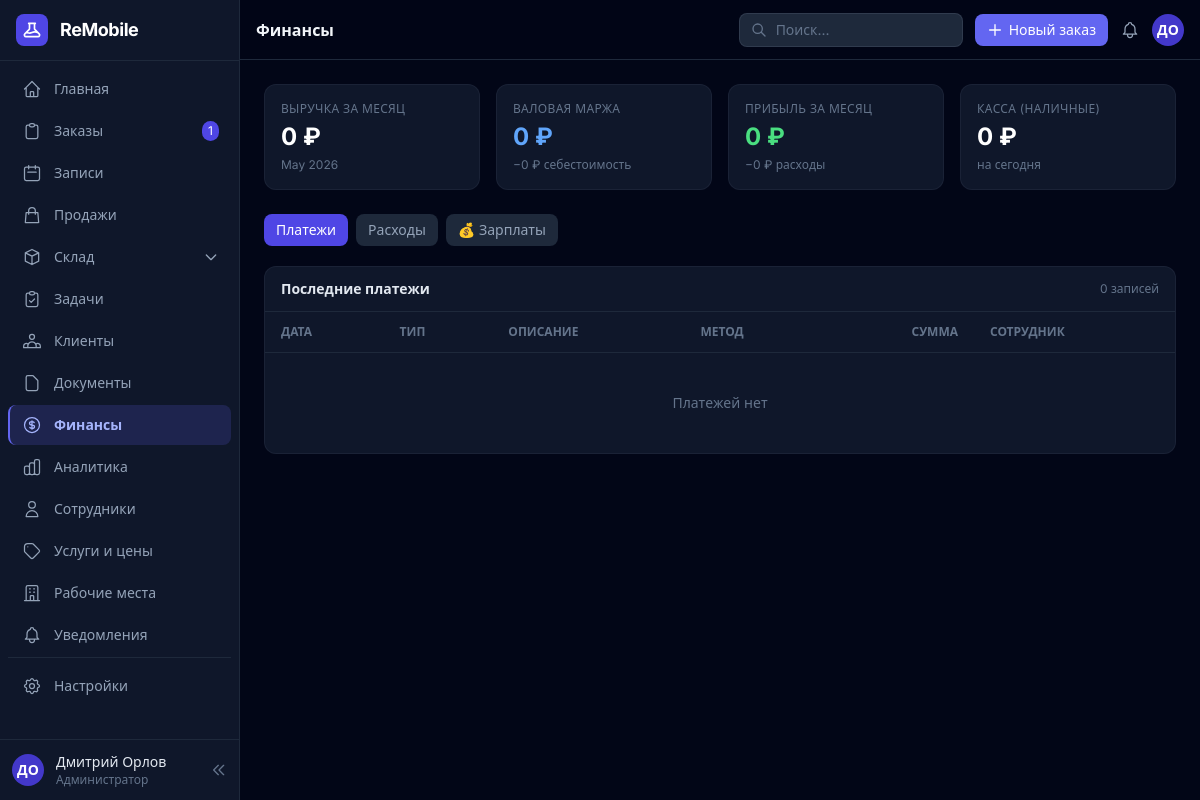
Page /crm/finance/ (signed in) on the earlier database version.
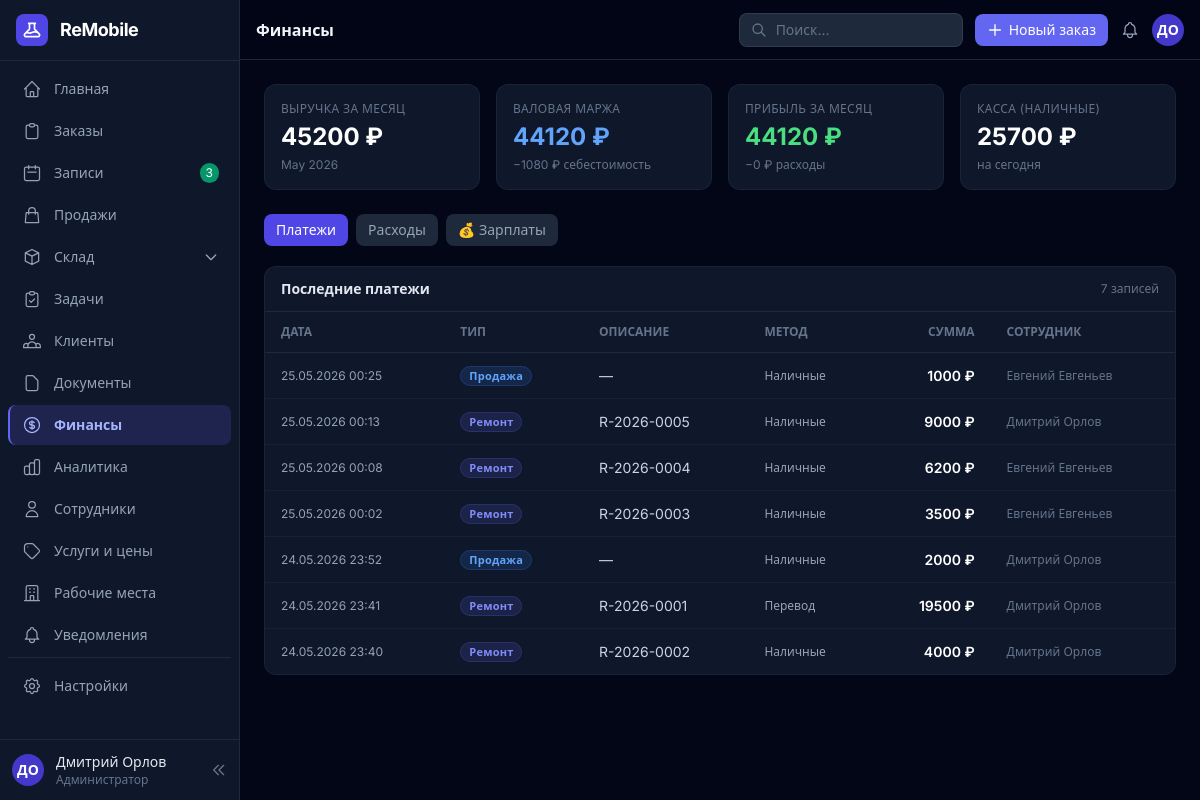
Same page on the later database version.
### crm/models.py (models this page shows, shortened)
class PaymentRecord(models.Model):
    PAYMENT_METHODS = [
        ('cash', 'Наличные'),
        ('card', 'Карта'),
        ('transfer', 'Перевод'),
        ('mixed', 'Смешанная оплата'),
    ]
    PAYMENT_TYPES = [
        ('repair', 'Ремонт'),
        ('sale', 'Продажа'),
        ('income', 'Приход'),
        ('expense', 'Расход'),
        ('salary', 'Зарплата'),
    ]
    repair_order = models.ForeignKey('RepairOrder', on_delete=models.SET_NULL, null=True, blank=True,
                                     related_name='payments', verbose_name="Заказ")
    sale_order = models.ForeignKey('SaleOrder', on_delete=models.SET_NULL, null=True, blank=True,
                                   related_name='payments', verbose_name="Продажа")
    payment_type = models.CharField("Тип", max_length=20, choices=PAYMENT_TYPES, default='repair')
    method = models.CharField("Метод", max_length=20, choices=PAYMENT_METHODS, default='cash')
    amount = models.DecimalField("Сумма", max_digits=10, decimal_places=2)
    amount_cash = models.DecimalField("Наличные", max_digits=10, decimal_places=2, default=0)
    amount_card = models.DecimalField("Карта", max_digits=10, decimal_places=2, default=0)
    description = models.CharField("Описание", max_length=300, blank=True)
    branch = models.ForeignKey(Branch, on_delete=models.SET_NULL, null=True, blank=True, verbose_name="Филиал")
    created_by = models.ForeignKey(User, on_delete=models.SET_NULL, null=True)
    created_at = models.DateTimeField(auto_now_add=True)
    class Meta:
        verbose_name = "Платёж"
        verbose_name_plural = "Платежи"
        ordering = ['-created_at']
        indexes = [models.Index(fields=['created_at'])]

class RepairOrder(models.Model):
    STATUS_CHOICES = [
        ('new', 'Новый'),
        ('diagnosis', 'Диагностика'),
        ('waiting_parts', 'Ожидание запчастей'),
        ('in_progress', 'В работе'),
        ('approval', 'На согласовании'),
        ('done', 'Готов к выдаче'),
        ('issued', 'Выдан'),
        ('cancelled', 'Отменён'),
    ]
    STATUS_COLORS = {
        'new': 'gray',
        'diagnosis': 'orange',
        'waiting_parts': 'yellow',
        'in_progress': 'blue',
        'approval': 'purple',
        'done': 'green',
        'issued': 'teal',
        'cancelled': 'red',
    }
    STATUS_BG = {
        'new': 'bg-gray-500/20 text-gray-300 border-gray-500/30',
        'diagnosis': 'bg-orange-500/20 text-orange-300 border-orange-500/30',
        'waiting_parts': 'bg-yellow-500/20 text-yellow-300 border-yellow-500/30',
        'in_progress': 'bg-blue-500/20 text-blue-300 border-blue-500/30',
        'approval': 'bg-purple-500/20 text-purple-300 border-purple-500/30',
        'done': 'bg-green-500/20 text-green-300 border-green-500/30',
        'issued': 'bg-teal-500/20 text-teal-300 border-teal-500/30',
        'cancelled': 'bg-red-500/20 text-red-300 border-red-500/30',
    }
    order_number = models.CharField("Номер заказа", max_length=20, unique=True)
    customer = models.ForeignKey(Customer, on_delete=models.PROTECT, related_name='repairs', verbose_name="Клиент")
    brand = models.ForeignKey(Brand, on_delete=models.PROTECT, verbose_name="Марка")
    phone_model = models.ForeignKey(PhoneModel, on_delete=models.PROTECT, verbose_name="Модель")
    imei = models.CharField("IMEI / S/N", max_length=50, blank=True)
    appearance = models.TextField("Внешний вид / комплектация", blank=True)
    device_password = models.CharField("Пароль устройства", max_length=100, blank=True)
    complaint = models.TextField("Жалоба клиента / неисправность", blank=True)
    status = models.CharField("Статус", max_length=20, choices=STATUS_CHOICES, default='new')
    deadline = models.DateField("Срок выполнения", null=True, blank=True)
    branch = models.ForeignKey(Branch, on_delete=models.SET_NULL, null=True, blank=True, verbose_name="Филиал")
    created_by = models.ForeignKey(User, on_delete=models.SET_NULL, null=True, related_name='created_repairs',
                                   verbose_name="Менеджер")
    assigned_to = models.ForeignKey(User, on_delete=models.SET_NULL, null=True, blank=True,
                                    related_name='assigned_repairs', verbose_name="Мастер")
    created_at = models.DateTimeField("Создан", auto_now_add=True)
    updated_at = models.DateTimeField(auto_now=True)
    estimated_cost = models.DecimalField("Предварительная стоимость", max_digits=10, decimal_places=2, default=0)
    final_cost = models.DecimalField("Итоговая стоимость", max_digits=10, decimal_places=2, default=0)
    cost_price = models.DecimalField("Себестоимость", max_digits=10, decimal_places=2, default=0)
    discount = models.DecimalField("Скидка ₽", max_digits=10, decimal_places=2, default=0)
    notes = models.TextField("Внутренние заметки", blank=True)
    warranty_days = models.PositiveIntegerField("Гарантия (дней)", default=90)
    is_paid = models.BooleanField("Оплачен", default=False)
    paid_at = models.DateTimeField("Дата оплаты", null=True, blank=True)
    class Meta:
        verbose_name = "Заказ на ремонт"
        verbose_name_plural = "Заказы на ремонт"
        ordering = ['-created_at']
        indexes = [
            models.Index(fields=['status']),
            models.Index(fields=['created_at']),
            models.Index(fields=['assigned_to']),
        ]

### crm/views.py (the view)
# urls.py: path('finance/', views.finance, name='finance'),
@crm_required
def finance(request):
    now = timezone.now()
    month_start = now.date().replace(day=1)
    payments = PaymentRecord.objects.select_related(
        'repair_order', 'sale_order', 'created_by'
    ).order_by('-created_at')[:100]
    expenses = Expense.objects.order_by('-created_at')[:50]
    payroll_records = PayrollRecord.objects.select_related(
        'employee', 'repair_order'
    ).order_by('-created_at')[:50]
    revenue_month = PaymentRecord.objects.filter(
        created_at__date__gte=month_start,
        payment_type__in=['repair', 'sale'],
    ).aggregate(t=Sum('amount'))['t'] or Decimal('0')
    expenses_month = Expense.objects.filter(
        date__gte=month_start
    ).aggregate(t=Sum('amount'))['t'] or Decimal('0')
    repair_cost_month = RepairOrder.objects.filter(
        is_paid=True, paid_at__date__gte=month_start
    ).aggregate(t=Sum('cost_price'))['t'] or Decimal('0')
    sale_cost_month = SaleOrder.objects.filter(
        is_finalized=True, created_at__date__gte=month_start
    ).aggregate(t=Sum('cost_price'))['t'] or Decimal('0')
    gross_margin_month = revenue_month - repair_cost_month - sale_cost_month
    profit_month = gross_margin_month - expenses_month
    stats = {
        'revenue_month': revenue_month,
        'cost_month': repair_cost_month + sale_cost_month,
        'gross_margin_month': gross_margin_month,
        'profit_month': profit_month,
        'expenses_month': expenses_month,
        'cash_balance': PaymentRecord.objects.filter(
            method='cash'
        ).aggregate(t=Sum('amount'))['t'] or Decimal('0'),
    }
    from crm.decorators import get_role
    current_role = get_role(request.user)
    from django.contrib.auth.models import User as AuthUser
    cur_year  = now.year
    cur_month = now.month
    all_employees = AuthUser.objects.filter(
        is_active=True
    ).select_related('profile').order_by('last_name', 'first_name')
    payroll_summary  = []
    total_accrued    = Decimal('0')
    total_penalties  = Decimal('0')
    for emp in all_employees:
        data = _calc_payroll(emp, cur_year, cur_month)
        try:
            role_display = emp.profile.get_role_display()
        except Exception:
            role_display = '—'
        payroll_summary.append({
            'employee_pk':  emp.pk,
            'name':         emp.get_full_name() or emp.username,
            'role_display': role_display,
            'accrued':      data['total_income'],
            'penalties':    data['penalty'],
            'net':          data['net'],
        })
        total_accrued   += data['total_income']
        total_penalties += data['penalty']
    payroll_total = total_accrued - total_penalties
    if current_role != 'admin':
        all_employees = []
    return render(request, 'crm/finance/index.html', {
        'stats': stats,
        'payments': payments,
        'expenses': expenses,
        'payroll_records': payroll_records,
        'payroll_summary': payroll_summary,
        'payroll_total': payroll_total,
        'payroll_total_accrued': total_accrued,
        'payroll_total_penalties': total_penalties,
        'month_label': month_start.strftime('%B %Y'),
        'all_employees': all_employees,
        'role': current_role,
    })

### core/context_processors.py (called while the page is built)
def site_settings(request):
    return {'site': SiteSettings.get()}

### core/models.py (called while the page is built)
    @classmethod
    def get(cls):
        obj, _ = cls.objects.get_or_create(pk=1)
        return obj

### crm/models.py (called while the page is built)
    @property
    def profit(self):
        return (self.price - self.accessory.purchase_price) * self.quantity

    @property
    def profit(self):
        return self.total - self.cost_price

### templates/crm/finance/index.html (shortened to what the changed rows need)
{% extends 'crm/base.html' %}
{% block page_title %}Финансы{% endblock %}
{% block content %}
<div class="grid grid-cols-2 md:grid-cols-4 gap-4 mb-6">
  <div class="card p-4">
    <p class="text-xs text-slate-500 mb-1 uppercase tracking-wide">Выручка за месяц</p>
    <p class="text-2xl font-bold text-white">{{ stats.revenue_month|floatformat:0 }} ₽</p>
    <p class="text-xs text-slate-500 mt-1">{{ month_label }}</p>
  </div>
  <div class="card p-4">
    <p class="text-xs text-slate-500 mb-1 uppercase tracking-wide">Валовая маржа</p>
    <p class="text-2xl font-bold text-blue-400">{{ stats.gross_margin_month|floatformat:0 }} ₽</p>
    <p class="text-xs text-slate-500 mt-1">−{{ stats.cost_month|floatformat:0 }} ₽ себестоимость</p>
  </div>
  <div class="card p-4">
    <p class="text-xs text-slate-500 mb-1 uppercase tracking-wide">Прибыль за месяц</p>
    <p class="text-2xl font-bold text-green-400">{{ stats.profit_month|floatformat:0 }} ₽</p>
    <p class="text-xs text-slate-500 mt-1">−{{ stats.expenses_month|floatformat:0 }} ₽ расходы</p>
  </div>
  <div class="card p-4">
    <p class="text-xs text-slate-500 mb-1 uppercase tracking-wide">Касса (наличные)</p>
    <p class="text-2xl font-bold text-white">{{ stats.cash_balance|floatformat:0 }} ₽</p>
    <p class="text-xs text-slate-500 mt-1">на сегодня</p>
  </div>
</div>
<div x-data="{ tab: 'payments' }">
  <div x-show="tab==='payments'" class="card overflow-hidden">
    <div class="flex items-center justify-between px-4 py-3 border-b border-slate-800">
      <h2 class="text-sm font-semibold text-slate-200">Последние платежи</h2>
      <span class="text-xs text-slate-500">{{ payments.count }} записей</span>
    </div>
    <div class="overflow-x-auto">
      <table class="w-full text-sm">
        <thead><tr class="border-b border-slate-800 text-xs text-slate-500 uppercase">
          <th class="text-left px-4 py-3">Дата</th>
          <th class="text-left px-4 py-3">Тип</th>
          <th class="text-left px-4 py-3">Описание</th>
          <th class="text-left px-4 py-3">Метод</th>
          <th class="text-right px-4 py-3">Сумма</th>
          <th class="text-left px-4 py-3 hidden md:table-cell">Сотрудник</th>
        </tr></thead>
        <tbody class="divide-y divide-slate-800/60">
          {% for p in payments %}
          <tr class="table-row">
            <td class="px-4 py-3 text-slate-400 text-xs">{{ p.created_at|date:"d.m.Y H:i" }}</td>
            <td class="px-4 py-3">
              <span class="badge {% if p.payment_type == 'repair' %}bg-indigo-500/15 text-indigo-400 border-indigo-500/20{% elif p.payment_type == 'sale' %}bg-blue-500/15 text-blue-400 border-blue-500/20{% elif p.payment_type == 'expense' %}bg-red-500/15 text-red-400 border-red-500/20{% else %}bg-slate-700 text-slate-400 border-slate-600{% endif %}">
                {{ p.get_payment_type_display }}
              </span>
            </td>
            <td class="px-4 py-3 text-slate-300">
              {% if p.repair_order %}
                <a href="{% url 'crm:repair_detail' p.repair_order.pk %}" class="hover:text-indigo-400">{{ p.repair_order.order_number }}</a>
              {% elif p.description %}{{ p.description }}{% else %}—{% endif %}
            </td>
            <td class="px-4 py-3 text-slate-400 text-xs">{{ p.get_method_display }}</td>
            <td class="px-4 py-3 text-right font-semibold text-white">{{ p.amount|floatformat:0 }} ₽</td>
            <td class="px-4 py-3 hidden md:table-cell text-slate-500 text-xs">{{ p.created_by.get_full_name|default:"—" }}</td>
          </tr>
          {% empty %}
          <tr><td colspan="6" class="px-4 py-10 text-center text-slate-500">Платежей нет</td></tr>
          {% endfor %}
        </tbody>
      </table>
    </div>
  </div>
</div>
{% endblock %}

### templates/crm/base.html (shortened to what the changed rows need)
<!DOCTYPE html>
<html lang="ru" class="dark">
<head>
<script src="https://cdn.tailwindcss.com"></script>
</head>
<body class="bg-slate-950 text-slate-100 min-h-screen" x-data="{ sidebarOpen: true, mobileOpen: false }">
<aside :class="sidebarOpen ? 'w-60' : 'w-16'"
       class="fixed left-0 top-0 h-screen bg-slate-900 border-r border-slate-800 flex flex-col z-40 transition-all duration-200 hidden lg:flex overflow-hidden">
  <nav class="flex-1 overflow-y-auto py-2 px-2 space-y-0.5">
    <a href="{% url 'crm:repair_list' %}"
       class="sidebar-link flex items-center gap-3 px-3 py-2.5 rounded-lg text-slate-400 border-l-2 border-transparent {% if 'repair' in request.resolver_match.url_name %}active{% endif %}">
      <svg class="w-5 h-5 flex-shrink-0" fill="none" stroke="currentColor" viewBox="0 0 24 24"><path stroke-linecap="round" stroke-linejoin="round" stroke-width="1.5" d="M9 5H7a2 2 0 00-2 2v12a2 2 0 002 2h10a2 2 0 002-2V7a2 2 0 00-2-2h-2M9 5a2 2 0 002 2h2a2 2 0 002-2M9 5a2 2 0 012-2h2a2 2 0 012 2"/></svg>
      <span x-show="sidebarOpen" class="text-sm whitespace-nowrap flex-1">Заказы</span>
      {% if open_orders_count %}
      <span x-show="sidebarOpen" class="bg-indigo-600 text-white text-xs px-1.5 py-0.5 rounded-full">{{ open_orders_count }}</span>
      {% endif %}
    </a>
    <a href="{% url 'crm:appointment_list' %}"
       class="sidebar-link flex items-center gap-3 px-3 py-2.5 rounded-lg text-slate-400 border-l-2 border-transparent {% if 'appointment' in request.resolver_match.url_name %}active{% endif %}">
      <svg class="w-5 h-5 flex-shrink-0" fill="none" stroke="currentColor" viewBox="0 0 24 24"><path stroke-linecap="round" stroke-linejoin="round" stroke-width="1.5" d="M8 7V3m8 4V3m-9 8h10M5 21h14a2 2 0 002-2V7a2 2 0 00-2-2H5a2 2 0 00-2 2v12a2 2 0 002 2z"/></svg>
      <span x-show="sidebarOpen" class="text-sm whitespace-nowrap flex-1">Записи</span>
      {% if new_appointments_count %}<span x-show="sidebarOpen" class="bg-emerald-600 text-white text-xs px-1.5 py-0.5 rounded-full">{{ new_appointments_count }}</span>{% endif %}
    </a>
  </nav>
</aside>
<div :class="sidebarOpen ? 'lg:ml-60' : 'lg:ml-16'" class="transition-all duration-200 min-h-screen flex flex-col">
  <header class="sticky top-0 z-30 bg-slate-950/90 backdrop-blur-sm border-b border-slate-800 flex items-center px-4 py-3 gap-3 min-h-[60px]">
    <h1 class="text-base font-semibold text-slate-100 hidden sm:block">{% block page_title %}{% endblock %}</h1>
  </header>
  <main class="flex-1 p-4 lg:p-6">
    {% block content %}{% endblock %}
  </main>
</div>
</body>
</html>

Differences in the rows shown:
added PaymentRecord: created_at "25.05.2026 00:25", payment_type "Продажа", method "Наличные", amount "1000", created_by.get_full_name "Евгений Евгеньев"
added PaymentRecord: created_at "25.05.2026 00:13", payment_type "Ремонт", repair_order.order_number "R-2026-0005", method "Наличные", amount "9000", created_by.get_full_name "Дмитрий Орлов"
added PaymentRecord: created_at "25.05.2026 00:08", payment_type "Ремонт", repair_order.order_number "R-2026-0004", method "Наличные", amount "6200", created_by.get_full_name "Евгений Евгеньев"
added PaymentRecord: created_at "25.05.2026 00:02", payment_type "Ремонт", repair_order.order_number "R-2026-0003", method "Наличные", amount "3500", created_by.get_full_name "Евгений Евгеньев"
added PaymentRecord: created_at "24.05.2026 23:52", payment_type "Продажа", method "Наличные", amount "2000", created_by.get_full_name "Дмитрий Орлов"
added PaymentRecord: created_at "24.05.2026 23:41", payment_type "Ремонт", repair_order.order_number "R-2026-0001", method "Перевод", amount "19500", created_by.get_full_name "Дмитрий Орлов"
added PaymentRecord: created_at "24.05.2026 23:40", payment_type "Ремонт", repair_order.order_number "R-2026-0002", method "Наличные", amount "4000", created_by.get_full_name "Дмитрий Орлов"
Other differences:
{{ new_appointments_count }}: (not shown) → "3"
{{ stats.revenue_month|floatformat:0 }}: "0" → "45200"
{{ stats.gross_margin_month|floatformat:0 }}: "0" → "44120"
{{ stats.cost_month|floatformat:0 }}: "0" → "1080"
{{ stats.profit_month|floatformat:0 }}: "0" → "44120"
{{ stats.cash_balance|floatformat:0 }}: "0" → "25700"
{{ payments.count }}: "0" → "7"
{{ open_orders_count }}: "1" → (not shown)
text no longer shown: "Платежей нет"
